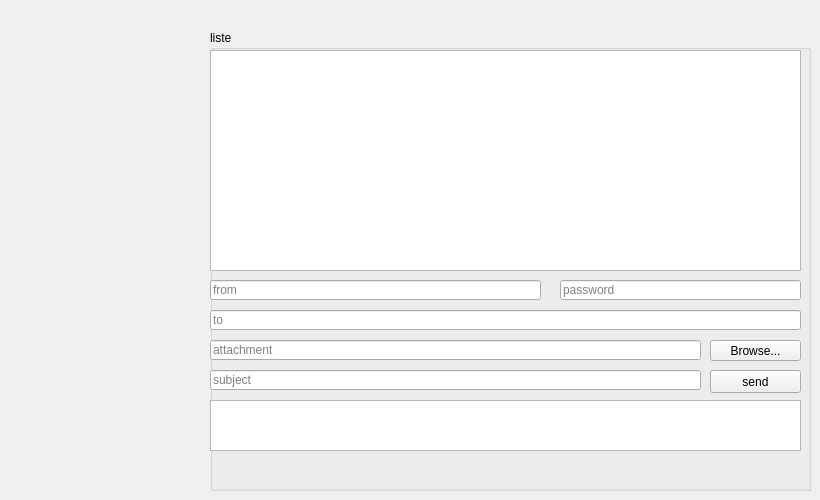
    <widget class="QWidget" name="mailing">
     <attribute name="title">
      <string>mailing</string>
     </attribute>
     <widget class="QGroupBox" name="groupBox_7">
      <property name="geometry">
       <rect>
        <x>210</x>
        <y>30</y>
        <width>601</width>
        <height>461</height>
       </rect>
      </property>
      <property name="title">
       <string>liste</string>
      </property>
      <widget class="QLineEdit" name="lineEdit_psswrd_email">
       <property name="geometry">
        <rect>
         <x>350</x>
         <y>250</y>
         <width>241</width>
         <height>20</height>
        </rect>
       </property>
       <property name="placeholderText">
        <string>password</string>
       </property>
      </widget>
      <widget class="QLineEdit" name="lineEdit_from_email">
       <property name="geometry">
        <rect>
         <x>0</x>
         <y>250</y>
         <width>331</width>
         <height>20</height>
        </rect>
       </property>
       <property name="placeholderText">
        <string>from</string>
       </property>
      </widget>
      <widget class="QLineEdit" name="lineEdit_to_email">
       <property name="geometry">
        <rect>
         <x>0</x>
         <y>280</y>
         <width>591</width>
         <height>20</height>
        </rect>
       </property>
       <property name="placeholderText">
        <string>to</string>
       </property>
      </widget>
      <widget class="QLineEdit" name="lineEdit_atchmnt_email">
       <property name="geometry">
        <rect>
         <x>0</x>
         <y>310</y>
         <width>491</width>
         <height>20</height>
        </rect>
       </property>
       <property name="placeholderText">
        <string>attachment</string>
       </property>
      </widget>
      <widget class="QPushButton" name="pushButton_browse_email">
       <property name="geometry">
        <rect>
         <x>500</x>
         <y>310</y>
         <width>91</width>
         <height>21</height>
        </rect>
       </property>
       <property name="text">
        <string>Browse...</string>
       </property>
      </widget>
      <widget class="QTextEdit" name="textEdit_email">
       <property name="geometry">
        <rect>
         <x>0</x>
         <y>370</y>
         <width>591</width>
         <height>51</height>
        </rect>
       </property>
       <property name="placeholderText">
        <string/>
       </property>
      </widget>
      <widget class="QLineEdit" name="lineEdit_subject_email">
       <property name="geometry">
        <rect>
         <x>0</x>
         <y>340</y>
         <width>491</width>
         <height>20</height>
        </rect>
       </property>
       <property name="placeholderText">
        <string>subject</string>
       </property>
      </widget>
      <widget class="QTableView" name="tableView_email">
       <property name="geometry">
        <rect>
         <x>0</x>
         <y>20</y>
         <width>591</width>
         <height>221</height>
        </rect>
       </property>
      </widget>
      <widget class="QPushButton" name="pushButton_send_email">
       <property name="geometry">
        <rect>
         <x>500</x>
         <y>340</y>
         <width>91</width>
         <height>23</height>
        </rect>
       </property>
       <property name="text">
        <string>send</string>
       </property>
      </widget>
     </widget>
    </widget>
